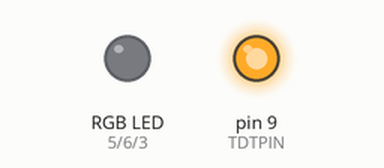
Recording of a sketch running on a simulated Arduino Uno, built with avr-gcc and run on an emulated ATmega328P. Shown: an RGB LED mixed from three pins (HIGH = lit), output pins drawn as LEDs (lit = HIGH).

Above: at 14.6 s.
Timing chart, 0 to 25.5 s (numbered marks = the images above):
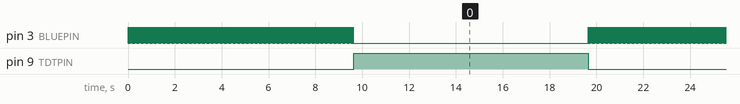

The sketch:

20190618-RGBLED-5-2B.ino
```cpp
#define REDPIN 5
#define GREENPIN 6
#define BLUEPIN 3
#define TDTPIN 9

void setup() {
  pinMode(REDPIN, OUTPUT);
  pinMode(GREENPIN, OUTPUT);
  pinMode(BLUEPIN, OUTPUT);
  pinMode(TDTPIN, OUTPUT);
}

int count=0;
int frequency=40; //Unit: Hz, it should be over 1 Hz.
int treatment_time=10; //Unit: sec.
int count_limit=treatment_time*frequency;
int trigger_time=500; //Unit: msec.

int number_subexp=10; //(Number_subexp) times ON/OFF
int number_subexp_count=0;

void loop() {
  while(number_subexp_count<number_subexp) {
    analogWrite(TDTPIN, 0); //TDT trigger ON to mark START time
    //delay(trigger_time);
    //analogWrite(TDTPIN, 0); //TDT trigger 0.5 sec

    while(count<count_limit){
      analogWrite(REDPIN, 0);
      analogWrite(GREENPIN, 0);
      analogWrite(BLUEPIN, 255); //Blue LED ON
      //analogWrite(TDTPIN, 255);

      delay(500/frequency); //(1000 ms / 2)/frequency of LED lighting

      analogWrite(REDPIN, 0);
      analogWrite(GREENPIN, 0);
      analogWrite(BLUEPIN, 0); //Blue LED OFF
      //analogWrite(TDTPIN, 0);

      delay(500/frequency); //(1000 ms / 2)/frequency of LED lighting
      count++;
    }

    //analogWrite(TDTPIN, 255); //TDT trigger ON to mark END time
    //delay(trigger_time);
    analogWrite(TDTPIN, 255); //TDT trigger 0.5 sec

    delay(treatment_time*1000);

    count=0; //counter reset
    number_subexp_count++;
  }
}
```

Measured:
- by itself, pin 3 (BLUEPIN): repeats every 19.6 s: HIGH 0.01 s, LOW 10.0 s, 399 × (HIGH 0.01 s, LOW 0.01 s)
- by itself, pin 9 (TDTPIN): alternates HIGH for 10.0 s and LOW for 9.6 s
- by itself, everything shown: repeats every 19.6 s, in 33 steps
